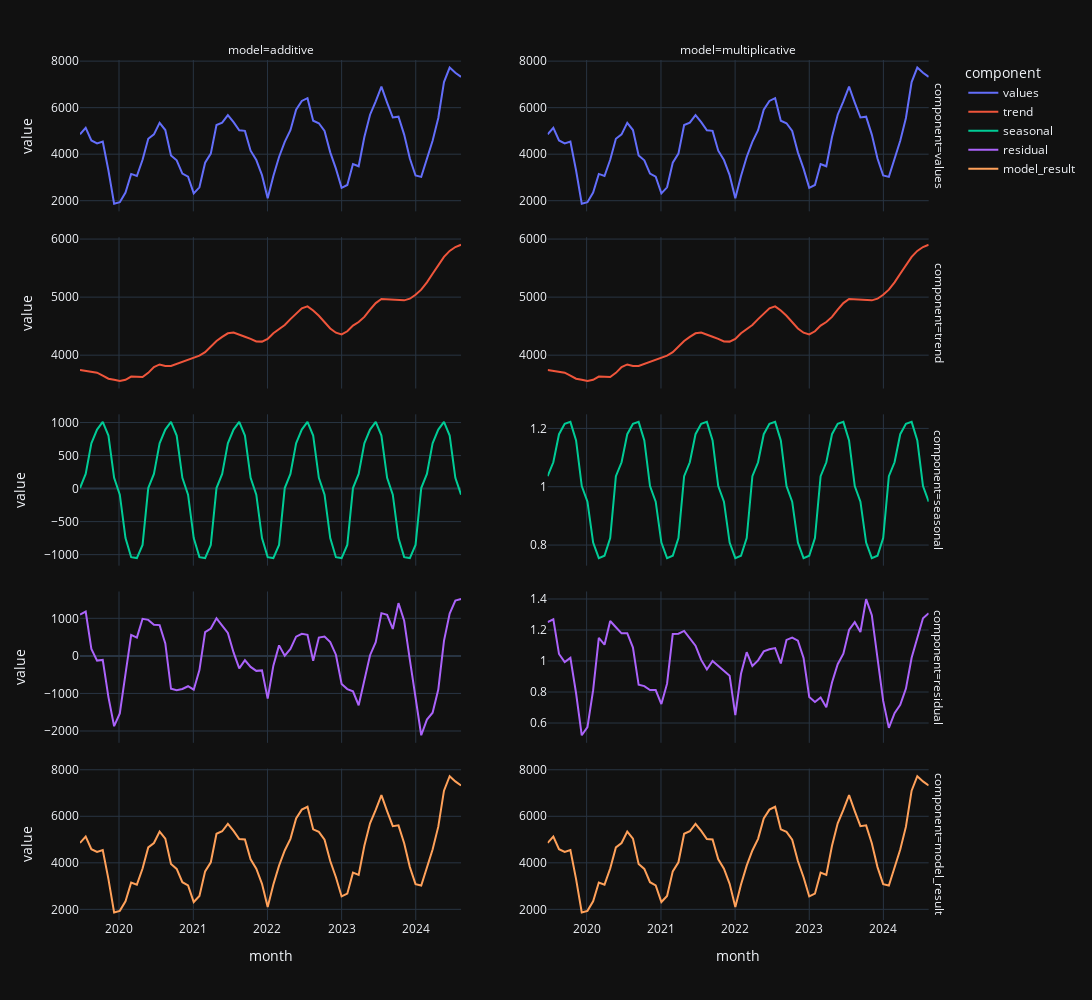

Notebook source saved alongside this figure:
### Code cell
import plotly.express as px

fig = px.line(
    data_frame=df,
    x='month',
    y='value',
    color='component',
    facet_col='model',
    facet_row='component',
    width=1500,
    height=1000,
    facet_col_spacing=0.1,
)

fig.update_yaxes(matches=None)

for attr in dir(fig.layout):
    if attr.startswith("yaxis"):
        axis = getattr(fig.layout, attr)
        if axis:
            axis.showticklabels = True
        
fig
